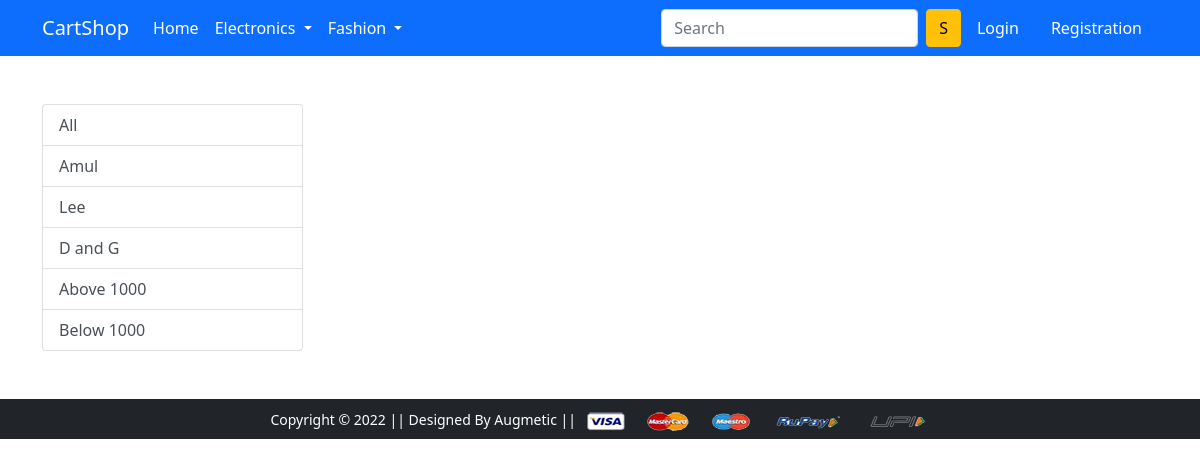
The page /topwear/dandg on the database as committed earlier.
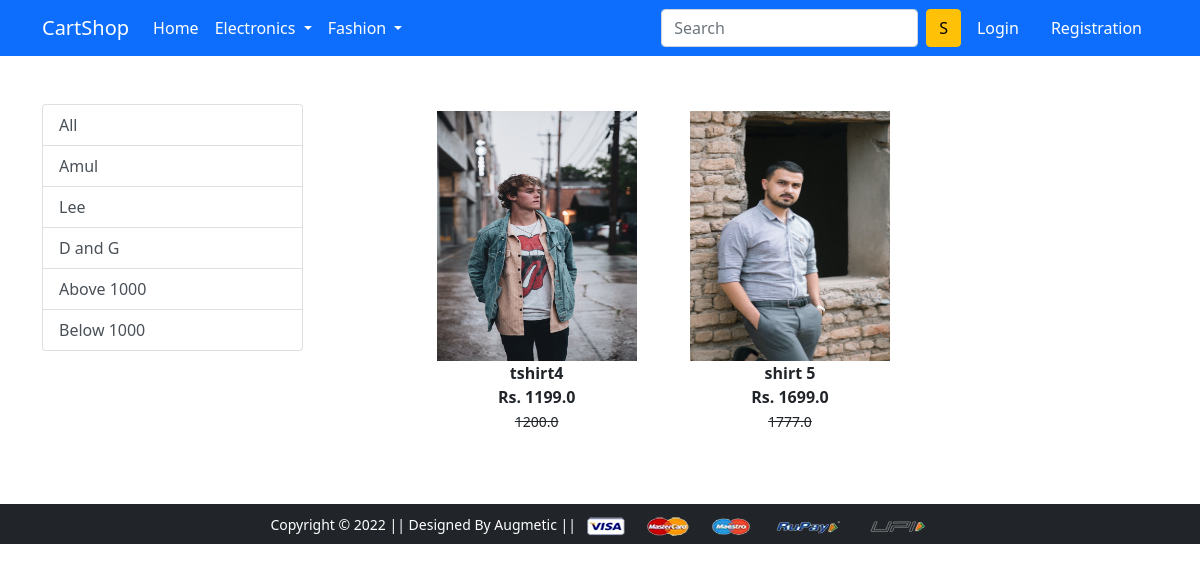
The same page on the database as committed later.
### app/models.py (models this page shows, shortened)
class Product(models.Model):
    title = models.CharField(max_length=100)
    selling_price = models.FloatField()
    discounted_price = models.FloatField()
    description = models.TextField()
    brand = models.CharField(max_length=100)
    category = models.CharField(choices=CATEGORY_CHOICES,max_length=70)
    product_image = models.ImageField(upload_to='productimg')

### app/views.py (the view)
# urls.py: path('topwear/', views.topwear, name='topwear'),
def topwear(request,data=None):
    if data == None:
        topwear = Product.objects.filter(category='TW')
    elif data=='amul' or data=='Lee' or data=='dandg':
        topwear = Product.objects.filter(category='TW').filter(brand=data)
    elif data=='above':
        topwear = Product.objects.filter(category='TW').filter(discounted_price__gt=1000)
    elif data=='below':
        topwear = Product.objects.filter(category='TW').filter(discounted_price__lt=1000)
    context = {'topwear':topwear}
    return render(request,'app/topwear.html',context)

### app/templates/app/topwear.html (shortened to what this page needs)
{% extends 'app/base.html' %}
{% load static %}
{% block main-content %}
<div class="container my-5">
 <div class="row">
  <div class="col-sm-3">
   <div class="list-group">
    <a href="{% url 'topwear' %}" class="list-group-item list-group-item-action" aria-current="true">All</a>
    <a href="{% url 'topwear' 'amul' %}" class="list-group-item list-group-item-action" aria-current="true">Amul</a>
    <a href="{% url 'topwear' 'Lee' %}" class="list-group-item list-group-item-action" aria-current="true">Lee</a>
    <a href="{% url 'topwear' 'dandg' %}" class="list-group-item list-group-item-action" aria-current="true">D and G</a>
    <a href="{% url 'topwear' 'above' %}" class="list-group-item list-group-item-action" aria-current="true">Above 1000 </a>
    <a href="{% url 'topwear' 'below' %}" class="list-group-item list-group-item-action" aria-current="true">Below 1000</a>
   </div>
  </div>
  <div class="col-sm-8 offset-sm-1">
    <div class="row">
        {% for i in topwear %}
        <div class="col-sm-4 text-center mb-3">
            <a href="{% url 'product-detail' i.id%}" class="btn">
                <div class="item">
                    <img src="{{i.product_image.url}}" alt="" height="250px" width="200px">
                    <div class="fw-bold">{{i.title}}</div>
                    <div class="fw-bold">Rs. {{i.discounted_price}}</div>
                    <small class="fw-light text-decoration-line-through">{{i.selling_price}}</small>
                </div>
            </a>
        </div>
        {% endfor %}
    </div>
  </div>
 </div>
</div>
{% endblock main-content %}

### app/templates/app/base.html (shortened to what this page needs)
<!doctype html>
{% load static %}
<html lang="en">
  <head>
    <link href="https://cdn.jsdelivr.net/npm/bootstrap@5.0.0-beta1/dist/css/bootstrap.min.css" rel="stylesheet">
    <link rel="stylesheet" href="{% static 'app/css/owl.carousel.min.css' %}">
    <link rel="stylesheet" href="{% static 'app/css/all.min.css' %}">
    <link rel="stylesheet" href="{% static 'app/css/style.css' %}">
  </head>
  <body>
    <nav class="navbar navbar-expand-lg navbar-dark bg-primary">
     <div class="container">
       <a class="navbar-brand" href="/">CartShop </a>
       <div class="collapse navbar-collapse" id="navbarSupportedContent">
         <ul class="navbar-nav me-auto mb-2 mb-lg-0">
           <li class="nav-item">
             <a class="nav-link active" aria-current="page" href="/">Home</a>
           </li>
           <li class="nav-item dropdown">
             <a class="nav-link dropdown-toggle text-white" href="#" id="electronicsDropdown" role="button" data-bs-toggle="dropdown" aria-expanded="false">
               Electronics
             </a>
           </li>
           <li class="nav-item dropdown">
             <a class="nav-link dropdown-toggle text-white" href="#" id="fashionDropdown" role="button" data-bs-toggle="dropdown" aria-expanded="false">
               Fashion
             </a>
           </li>
         </ul>
         <form class="d-flex">
           <input class="form-control me-2" type="search" placeholder="Search" aria-label="Search">
           <button class="btn btn-warning" type="submit">S</button>
         </form>
         <div>
          <ul class="navbar-nav me-auto mb-2 mb-lg-0">
            {% if request.user.is_authenticated %}
            <li class="nav-item dropdown mx-2">
              <a class="nav-link dropdown-toggle text-white" href="#" id="profileDropdown" role="button" data-bs-toggle="dropdown" aria-expanded="false">
                Sonam
              </a>
              <ul class="dropdown-menu" aria-labelledby="profileDropdown">
                <li><a class="dropdown-item" href="{% url 'profile' %}">Profile</a></li>
                <li><a class="dropdown-item" href="{% url 'orders' %}">Orders</a></li>
                <li><a class="dropdown-item" href="{% url 'passwordchange' %}">Change Password</a></li>
                <li><a class="dropdown-item" href="{% url 'logout' %}">Logout</a></li>
              </ul>
            </li>
            <li class="nav-item mx-2">
             <a href="{% url 'add-to-cart' %}" class="nav-link text-white"><span class="badge bg-danger">4</span> Cart </a>
            </li>
            {% else %}
            <li class="nav-item mx-2">
             <a href="{% url 'login' %}" class="nav-link text-white">Login</a>
            </li>
            <li class="nav-item mx-2">
             <a href="{% url 'customerregistration' %}" class="nav-link text-white">Registration</a>
            </li>
            {% endif %}
          </ul>
         </div>
       </div>
     </div>
    </nav>
    {% block main-content %} {% endblock main-content %}
    <footer class="container-fluid bg-dark text-center p-2 mt-5">
        <small class="text-white">Copyright &copy; 2022 || Designed By Augmetic || </small>
        <img src="{% static 'app/images/payment.png' %}" alt="" srcset="" class="img-fluid" height="2px">
    </footer>
  </body>
</html>

Rows that differ between the two databases and show on the page:
now on this page (row edited): Product: product_image (picture), title "tshirt4", discounted_price "1199.0", selling_price "1200.0"
now on this page (row edited): Product: product_image (picture), title "shirt 5", discounted_price "1699.0", selling_price "1777.0"
